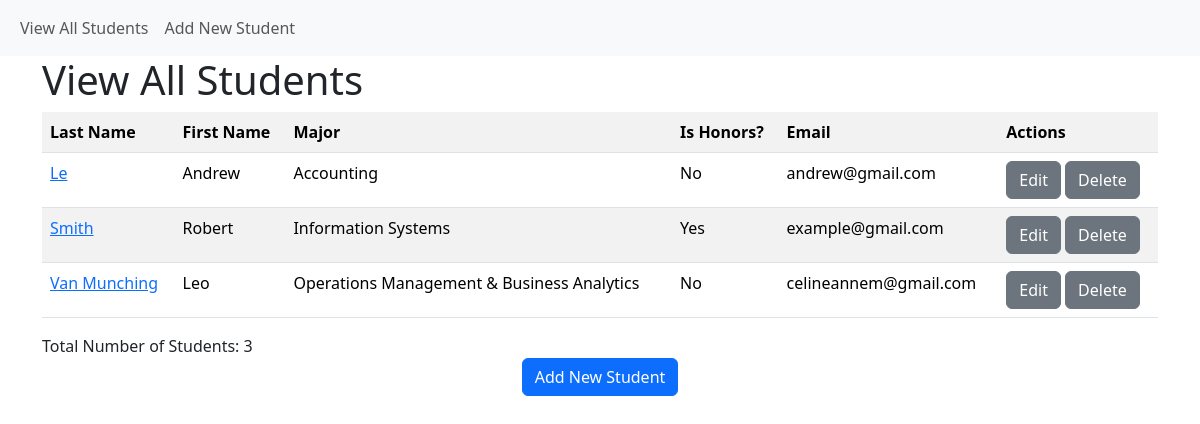
Screenshot of /student/view with the database file from the repository.
### models.py (models this page shows, shortened)
class Student(db.Model):
    __tablename__ = "student"
    student_id = db.Column(db.Integer, primary_key=True)
    first_name = db.Column(db.String(30), nullable=False)
    last_name = db.Column(db.String(50), nullable=False)
    major_id = db.Column(db.Integer, db.ForeignKey('major.major_id'))
    birth_date = db.Column(db.DateTime, nullable=False)
    num_credits_completed = db.Column(db.Integer, nullable=False)
    gpa = db.Column(db.Float, nullable=False)
    student_email = db.Column(db.VARCHAR(100), nullable=False)
    is_honors = db.Column(db.Boolean, nullable=False)

class Major(db.Model):
    __tablename__ = "major"
    major_id = db.Column(db.Integer, primary_key=True)
    major = db.Column(db.String(30), nullable=False)
    students = db.relationship('Student', backref='students')

### app.py (the view)
@app.route('/student/view')
def student_view_all():
    students = Student.query.outerjoin(Major, Student.major_id == Major.major_id) \
        .add_entity(Major) \
        .order_by(Student.last_name, Student.first_name) \
        .all()
    return render_template('student_view_all.html', students=students)

### templates/student_view_all.html (shortened to what this page needs)
{% extends "base.html" %}
{% block page_head %}
    View All Students
{% endblock %}
{% block page_content %}
    <div class="row">
    <div class="col">
    <table class="table table-striped">
        <tr>
            <th>Last Name</th>
			<th>First Name</th>
            <th>Major</th>
            <th>Is Honors?</th>
            <th>Email</th>
            <th>Actions</th>
        </tr>
        {% for each_student, each_major in students %}
        <tr>
            <td><a href="{{ url_for('student_view', student_id=each_student['student_id']) }}">{{ each_student['last_name'] }}</a></td>
            <td>{{ each_student['first_name'] }}</td>
            <td>{{ each_major['major'] }}</td>
            <td>{{ 'Yes' if each_student['is_honors'] == 1 else 'No' }}</td>
            <td>{{ each_student['student_email']}}</td>
            <td>
                <a href="{{ url_for('student_edit', student_id=each_student['student_id']) }}" class="btn btn-secondary" role="button">Edit</a>
                <a href="{{ url_for('student_delete', student_id=each_student['student_id']) }}" class="btn btn-secondary" role="button">Delete</a>
            </td>
        </tr>
        {% endfor %}
    </table>
    </div>
    </div>
    <div class="row">
        <div class="col">
            Total Number of Students: {{ students|length }}
        </div>
    </div>
    <div class="row">
        <div class="col text-center">
            <a href="{{ url_for('student_create') }}" class="btn btn-primary" role="button">Add New Student</a>
        </div>
    </div>
{% endblock %}

### templates/base.html (shortened to what this page needs)
<!DOCTYPE html>
<html lang="en">
  <head>
    <link href="https://cdn.jsdelivr.net/npm/bootstrap@5.3.3/dist/css/bootstrap.min.css" rel="stylesheet">
    </head>
  <body>
  <nav class="navbar navbar-expand-lg navbar-light bg-light">
  <div class="container-fluid">
    <div class="collapse navbar-collapse" id="navbarSupportedContent">
      <ul class="navbar-nav me-auto mb-2 mb-lg-0">
        <li class="nav-item">
          <a class="nav-link" href="{{ url_for('student_view_all') }}">View All Students</a>
        </li>
        <li class="nav-item">
          <a class="nav-link" href="{{ url_for('student_create') }}">Add New Student</a>
        </li>
      </ul>
    </div>
  </div>
</nav>
    <div class="container">
        <h1>{% block page_head %}{% endblock %}</h1>
        {% block page_content %}{% endblock %}
    </div>
  </body>
</html>

### rows the page displays
Student: last_name "Le", first_name "Andrew", major "Accounting", is_honors "No", student_email "andrew@gmail.com"
Student: last_name "Smith", first_name "Robert", major "Information Systems", is_honors "Yes", student_email "example@gmail.com"
Student: last_name "Van Munching", first_name "Leo", major "Operations Management & Business Analytics", is_honors "No", student_email "celineannem@gmail.com"

### other values shown
{{ students|length }} "3"
